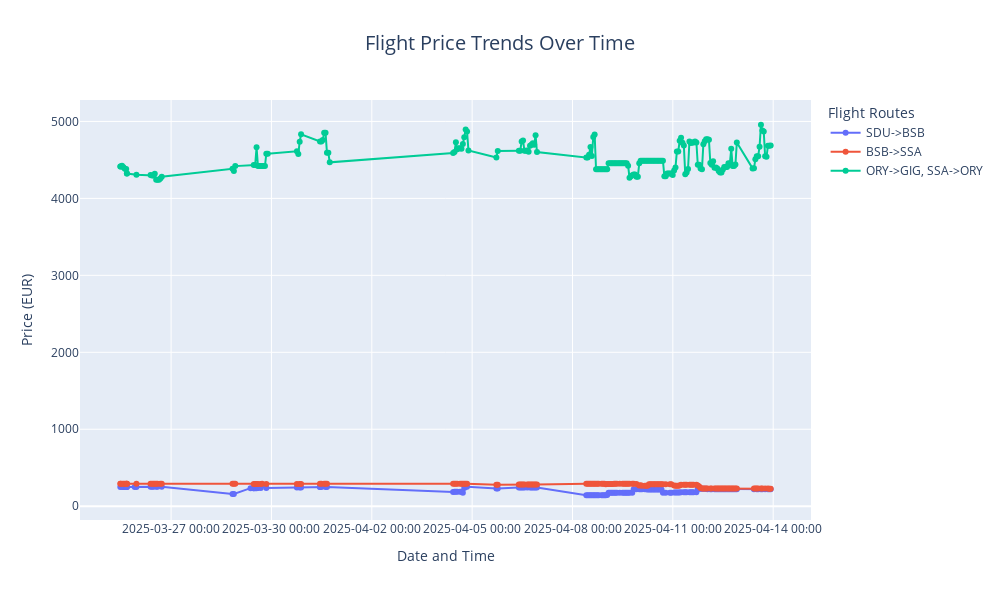

This figure's notebook cell:
### Markdown cell above
## Interactive Flight Price Trends with Plotly

Create an interactive plot using Plotly with datetime on the x-axis and Price_EUR on the y-axis. Each flight will be represented with a different color.

### Code cell
# Create an interactive plot with Plotly
fig = px.line(df, x='Datetime', y='Price_EUR', color='Flight',
              title='Flight Price Trends Over Time',
              labels={'Datetime': 'Date and Time', 'Price_EUR': 'Price (EUR)', 'Flight': 'Flight Route'},
              markers=True, line_shape='linear')

# Improve the layout
fig.update_layout(
    xaxis_title='Date and Time',
    yaxis_title='Price (EUR)',
    legend_title='Flight Routes',
    height=600,
    width=1000,
    hovermode='closest',
    hoverlabel=dict(bgcolor="white", font_size=12),
    xaxis=dict(tickformat='%Y-%m-%d %H:%M'),
    title=dict(font=dict(size=20), x=0.5)
)

# Add hover data for better information display
fig.update_traces(hovertemplate='<b>%{fullData.name}</b><br>Date: %{x|%Y-%m-%d %H:%M}<br>Price: €%{y:.2f}')

# Show the plot
fig.show()

### Figure 1 — Plotly figure (JSON) as saved in the notebook; plotly's stock layout.template omitted (floating-point values rounded to 4 significant figures; data arrays with more than 128 entries replaced by an {"elided": "..."} marker saying what was removed)
{"data": [{"hovertemplate": "<b>%{fullData.name}</b><br>Date: %{x|%Y-%m-%d %H:%M}<br>Price: €%{y:.2f}", "legendgroup": "SDU->BSB", "line": {"color": "#636efa", "dash": "solid", "shape": "linear"}, "marker": {"symbol": "circle"}, "mode": "lines+markers", "name": "SDU->BSB", "orientation": "v", "showlegend": true, "type": "scatter", "x": {"elided": "160 str values"}, "xaxis": "x", "y": {"elided": "160 float values"}, "yaxis": "y"}, {"hovertemplate": "<b>%{fullData.name}</b><br>Date: %{x|%Y-%m-%d %H:%M}<br>Price: €%{y:.2f}", "legendgroup": "BSB->SSA", "line": {"color": "#EF553B", "dash": "solid", "shape": "linear"}, "marker": {"symbol": "circle"}, "mode": "lines+markers", "name": "BSB->SSA", "orientation": "v", "showlegend": true, "type": "scatter", "x": {"elided": "163 str values"}, "xaxis": "x", "y": {"elided": "163 float values"}, "yaxis": "y"}, {"hovertemplate": "<b>%{fullData.name}</b><br>Date: %{x|%Y-%m-%d %H:%M}<br>Price: €%{y:.2f}", "legendgroup": "ORY->GIG, SSA->ORY", "line": {"color": "#00cc96", "dash": "solid", "shape": "linear"}, "marker": {"symbol": "circle"}, "mode": "lines+markers", "name": "ORY->GIG, SSA->ORY", "orientation": "v", "showlegend": true, "type": "scatter", "x": {"elided": "195 str values"}, "xaxis": "x", "y": {"elided": "195 float values"}, "yaxis": "y"}], "layout": {"height": 600, "hoverlabel": {"bgcolor": "white", "font": {"size": 12}}, "hovermode": "closest", "legend": {"title": {"text": "Flight Routes"}, "tracegroupgap": 0}, "title": {"font": {"size": 20}, "text": "Flight Price Trends Over Time", "x": 0.5}, "width": 1000, "xaxis": {"anchor": "y", "domain": [0, 1], "tickformat": "%Y-%m-%d %H:%M", "title": {"text": "Date and Time"}}, "yaxis": {"anchor": "x", "domain": [0, 1], "title": {"text": "Price (EUR)"}}}}
